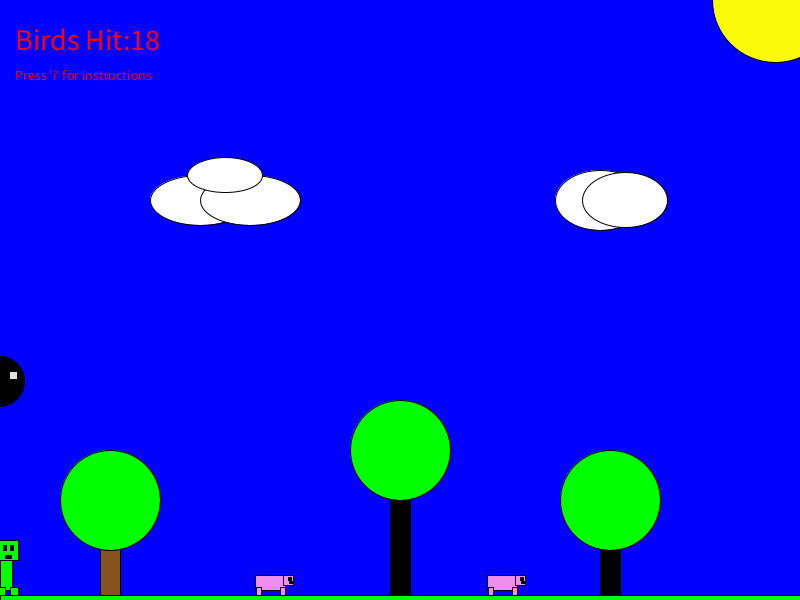
Frame 1 (no input)
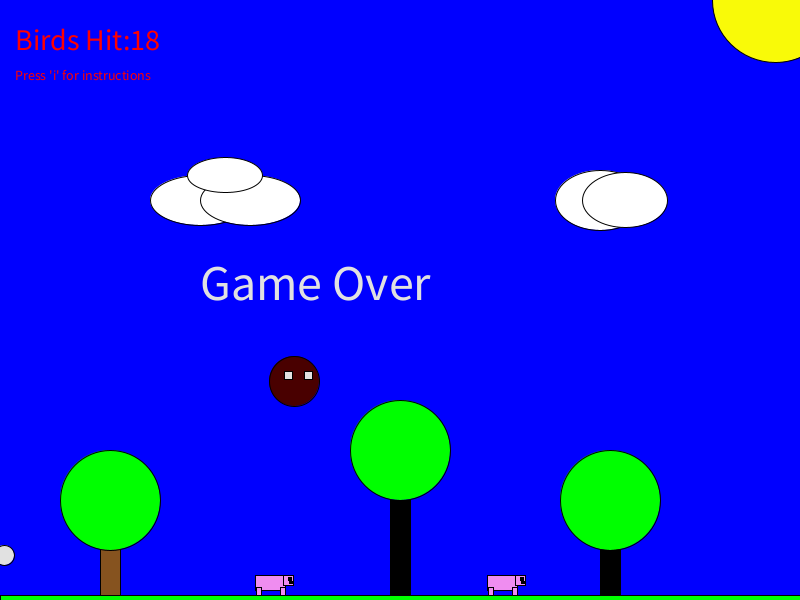
Frame 60 (the mouse pressed at the canvas centre just before this capture)
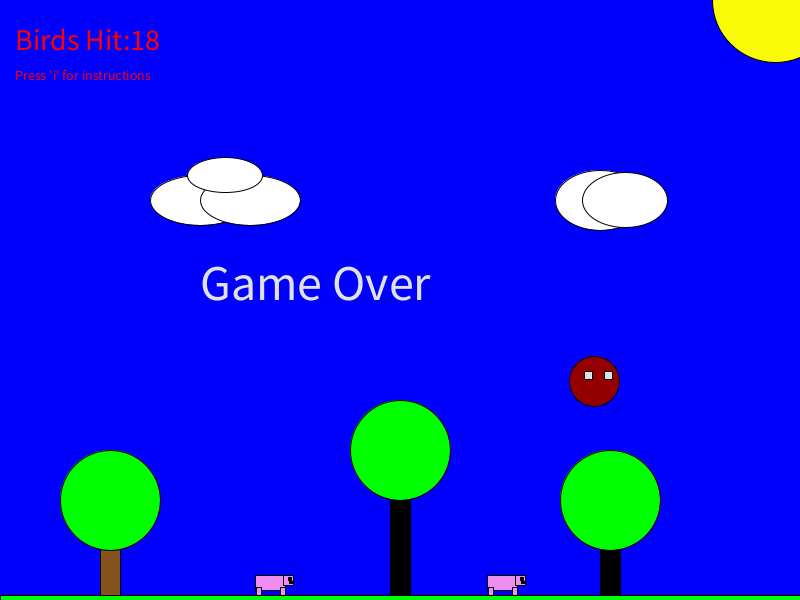
Frame 120 (the mouse held since frame 60 and released just before this capture)

The Processing sketch that drew these frames (run headless with seeded random() and noise(); from frame 60 on, the mouse is pressed at the canvas centre):

// Processing sketch: processing_103892
// ── processing_103892.pde

float treeXPosition = 600.0;
int launchPosition = -1;
int altitude = 0;
int explosionPosition = -1;
int pig1Position = (int) random (100, 700);
int pig2Position = (int) random (100, 700);
int birdAltitude = (int)random(25, 400);
int poop = birdAltitude;
int birdPosition = -1;
int birdPositionMax = 800;
int score = 18 ;
int cPosition = 0;
int poopPosition = -1;
int gameOver = 0;
int sPosition = 900;
int sRandom = (int) random (1, 20);
int wrPos = 900;
int wlPos = -100;
int explosionLength = 10; // number frame the explosion will last
int explosionLeft;
int wlyPos = 550;
int wryPos = 550;
int gyPos = 500;
int gxPos = 100;
int yFireBall = 200;
int xFireBall = -1;
int ghastHealth = 20;
int pmPos = 900;
color ghastColor = (225);
boolean gxFiring = false;

boolean triggerSteve = false;

void keyPressed() {
  if (key == ' ') {
    explosionLeft = explosionLength;
    explosionPosition = cPosition;
    if ((explosionPosition >= (pig1Position - 50)) && (explosionPosition <= (pig1Position + 50))) {
      pig1Position = 900;
    }
    if ((explosionPosition >= (pig2Position - 50)) && (explosionPosition <= (pig2Position + 50))) {
      pig2Position = 900;
    }
    if (explosionPosition + 100 >= sPosition) {
      sPosition = 100000;
    }
    if (explosionPosition + 50 >= wrPos - 50) {
      wrPos = 100000;
    }
    if (explosionPosition - 50 <= wlPos + 50) {
      wlPos = -100000;
    }
  } else if ((key == 'f') && (launchPosition < 0)) {
    launchPosition = cPosition;
    altitude = 555;
    rect (mouseX, 565, 15, 15);
  } else {
    explosionPosition = -1;
  }
}

void drawTree(float xPosition)
{
  fill (134, 83, 31);
  rect (xPosition, 475, 20, 125);
  fill (0, 255, 0);
  ellipse (xPosition + 10, 500, 100, 100);
}

void setup()
{
  noCursor ();
  size (800, 600);
  background(0, 0, 300);
  drawTree(100);
  fill (0, 255, 0);
  ellipse (400, 450, 100, 100);
  fill (0, 0, 0);
  rect (390, 500, 20, 200);
  fill (255, 255, 255);
  ellipse (200, 200, 100, 50);
  ellipse (250, 200, 100, 50);
  ellipse (225, 175, 75, 35);
  fill (0, 255, 0);
  fill (0, 0, 0);
  rect (treeXPosition, 475, 20, 125);
  fill (0, 255, 0);
  ellipse (treeXPosition + 10, 500, 100, 100);
  rect (0, 595, 800, 15);
  drawPiggy (pig1Position);
  drawPiggy (pig2Position);
  fill (249, 250, 8);
  ellipse (775, 0, 125, 125);
  drawCloud (600, 200, 90, 60);
  frameRate (60);
  
}

void draw () {
  if (explosionPosition != -1) {
    //return;
  }
  creeper(cPosition);
  if (key == 'd' && keyPressed && score != 20 && ghastHealth > 0) {
    if (cPosition < pig1Position && cPosition < pig2Position)
    {
      cPosition = cPosition + 5;
    }
  }
  if (key == 'a' && keyPressed && score != 20 && ghastHealth > 0)
  {
    cPosition = cPosition - 5;
  }
  if ((poopPosition < 0) && (cPosition <= birdPosition)) {
    poopPosition = birdPosition;
    poop = birdAltitude;
  }
  if ((int)score == sRandom)
  {
    sPosition = sPosition - 10;
    drawSteve(sPosition);
  }
  if (sPosition <= cPosition && sPosition >= cPosition - 100) {

    cPosition = 10000;
    textSize (40);
    gameOver = gameOver + 1;
  }

  if (explosionLeft > 0) {
    drawExplosion();
    explosionLeft--;
  }

  if (launchPosition >= 0) {
    float r = random (225);
    float g = random (225);
    float b = random (225);
    fill (r, g, b);
    ellipse (launchPosition, altitude, 20, 20);
    altitude = altitude - 5;
    if (altitude < 0) {
      launchPosition = -1;
    }
  }
  if (birdPosition >= birdPositionMax && score < 20) {
    birdPosition = 0;
    birdAltitude= (int)random(20, 80);
    birdAltitude= birdAltitude*5;
    if (poop > 600) {
      poopPosition = -1;
    }
  }

  fill (birdPosition/4, 0, 0);
  ellipse (birdPosition, birdAltitude, 50, 50);
  fill (225, 225, 225);
  rect (birdPosition + 10, birdAltitude - 10, 8, 8);
  rect (birdPosition - 10, birdAltitude - 10, 8, 8);
  birdPosition = birdPosition + 5;
  if (launchPosition >= ((birdPosition - 50)) && ((launchPosition <= (birdPosition + 50)) && ((altitude == (birdAltitude)))))
  {
    fill (255, 0, 0);
    ellipse (birdPosition, birdAltitude, 100, 100);
    birdAltitude = birdAltitude -50;
    birdPosition = 0;
    altitude = -40;
    score = score + 1;
  }


  if (score == 10) {
    fill (0);
    textSize (50);
    text("SSSSSssss... good jawb!!!", 100, 300);
    text("To continue hit another bird", 100, 350);
  }
  if (poopPosition >= 0) {

    ellipse (poopPosition, poop, 20, 20);
    poop = poop + 3;
  }
  if (((poopPosition <= (cPosition + 10)) && (poopPosition >= (cPosition - 1)) && (poop >= 540)) && (poop <= 590) && score < 19) {
    gameOver = gameOver + 1;
    cPosition = 700000;
  }
  if (gameOver >= 1) {
    textSize (50);
    text ("Game Over", 200, 300);
  }
  if ((key == 'i')&& keyPressed )
  {
    textSize (30);
    text ("A to move Left", 500, 35);
    text ("D to move Right", 500, 70);
    text ("F to fire missles", 500, 105);
    text ("Space to blow up", 500, 140);
  }
  if (score == 20) {
    if (cPosition <= 620 && cPosition < 625)
    {
      cPosition = cPosition + 5;
    }
    if (cPosition >= 620 && !triggerSteve) {
      triggerSteve = true;
      sPosition = -100;
    }

    if (triggerSteve) {
      drawSteve(sPosition); 
      sPosition = sPosition + 1;
      netherPortal();
      if (sPosition == 150)
      {
        sPosition = 100000;
        netherPortal();
      }

      if ((int) gyPos > 200 && sPosition > 100100)
      {
        ghast(gxPos, gyPos);
        gxPos = gxPos + 2;
        gyPos = gyPos - 2;
      }
    }
  }
  if ( score >= 21)
  {
    netherPortal();
  }
  if (gyPos == 210) {
    score= score + 1;
  }
  if (score > 20) {
    ghast (gxPos, gyPos);
    gxPos = gxPos + 5;
    if (gxPos > width) {
      gxPos = -100;
    }
    if (gxPos > cPosition && !gxFiring) {
      // ghast launching fireball      
      yFireBall = 200;
      xFireBall = gxPos;
      gxFiring = true;
    }     
    if (gxFiring) {
      fill (255, 0, 0);      
      ellipse (xFireBall, yFireBall, 50, 50);
      yFireBall = yFireBall + 3;
    }
    if (yFireBall >= height) {
      gxFiring = false;
    }
  
  }
if (((xFireBall <= (cPosition + 150)) && (xFireBall >= (cPosition - 150)) && (yFireBall >= 580)) && (yFireBall <= 590)) {
    gameOver = gameOver + 1;
    cPosition = 700000;
    
   
}
if (launchPosition >= ((gxPos - 50)) && ((launchPosition <= (gxPos + 200)) && ((altitude == (gyPos)))))
{
  launchPosition = 4000;
  ghastHealth = ghastHealth - 1;
  ghastColor = color (225, 0 , 0);
}else{
  ghastColor =color(255);
}
if (ghastHealth < 1)
{
  gxPos = -1000000;
}
if (yFireBall >= 580 && yFireBall <= 590)
{
  ellipse (xFireBall, 585, 100, 100);
}  
 if ((int) ghastHealth < 15) 
{
 zombiePigman(pmPos);
pmPos = pmPos - 7;
if (pmPos < cPosition)
{
  gameOver = gameOver + 1;
  cPosition = 10000;
}
}
if (pmPos < explosionPosition + 100)
{
  pmPos = 10000;
}
  


if ((int) sRandom == score) {
  wlPos = wlPos + 1;
  wrPos = wrPos - 1;
  drawLeftWolf (wlPos, wlyPos);
  drawWolf (wrPos, wryPos);
  if (wlPos > cPosition)
  {
    gameOver = gameOver + 1;
    cPosition = -10000;
    wlPos = wlPos;
    if (wlyPos > 500) {
      wlyPos = wlyPos - 3;
    } else {
      wlyPos = 550;
    }
  }
  if (wrPos < cPosition)
  {
    gameOver = gameOver + 1;
    cPosition = 10000;
    wrPos = wrPos + 3;

    if (wryPos > 500) {
      wryPos = wryPos - 3;
    }
    else
    {
      wryPos = 550;
    }
  }
  if (wrPos > 90000) {
    wlPos = wlPos + 10;
  }
  if (wlPos < -90000) {
    wrPos = wrPos - 10;
  }
  if ((int)ghastHealth == 0)
  {
  pmPos = 100000;
}



}
fill (255, 0, 0);
textSize (14);
text ("Press 'i' for instructions", 15, 80);
textSize (30);
text ("Birds Hit:" + score, 15, 50);
}

void creeper (float cPosition) {
  setup ();
  fill(0, 255, 0);
  rect (cPosition, 550, 12, 40);
  rect (cPosition - 3, 587, 8, 8);
  rect (cPosition + 10, 587, 8, 8);
  rect (cPosition - 2, 540, 20, 20);
  fill (0, 0, 0);
  rect (cPosition + 3, 545, 3, 5);
  rect (cPosition + 10, 545, 3, 5);
  rect (cPosition + 5, 555, 6, 3);
}
void drawCloud(float xPosition, float yPosition, float cloudwidth, float cloudheight)
{
  fill (255, 255, 255);
  ellipse (xPosition, yPosition, cloudwidth, cloudheight);
  ellipse (xPosition + 25, yPosition, cloudwidth - 5, cloudheight - 5);
}
void drawPiggy (float xPos)
{
  if (xPos >= 0) {
    fill (239, 141, 240);
    rect (xPos, 575, 30, 15);
    rect (xPos + 1, 587, 5, 8);
    rect (xPos + 25, 587, 5, 8);
    rect (xPos + 28, 575, 10, 10);
    fill (0, 0, 0);
    rect (xPos + 33, 577, 3, 3);
    rect (xPos + 34, 581, 4, 2);
  }
}
void drawSteve (float sPosition)
{
  fill (50, 249, 227);
  rect (sPosition, 530, 14, 40);
  fill (0, 0, 150);
  rect (sPosition, 570, 14, 20);
  fill (144, 78, 12);
  rect (sPosition - 25, 535, 5, 23);
  fill (0);
  rect (sPosition - 5, 590, 19, 7);
  rect (sPosition - 5, 516, 24, 4);
  fill (240, 171, 68);
  rect (sPosition - 25, 544, 5, 10);
  rect (sPosition - 5, 520, 24, 24);
  fill (0, 0, 250);
  rect (sPosition - 2, 526, 4, 4);
  fill (0);


  fill (255);
  rect (sPosition-5, 535, 10, 5);

  fill (50, 249, 227);
  rect (sPosition - 20, 544, 30, 10);
  fill (188, 183, 179);
  rect (sPosition - 25, 510, 5, 30);
  triangle(sPosition - 20, 510, sPosition - 25, 510, sPosition - 23, 505);
}

void drawExplosion()
{
  fill (252, 98, 8);
  ellipse (explosionPosition, 570, 100, 100);
}


void drawWolf(float wrPos, float wryPos)
{
  fill(152, 147, 153);
  rect(wrPos, wryPos + 20, 50, 20);
  rect(wrPos, wryPos + 18, 10, 23);
  rect(wrPos + 12, wryPos + 39, 6, 9);
  rect(wrPos + 38, wryPos + 39, 6, 9);
  rect(wrPos +50, wryPos + 20, 20, 6);
  rect (wrPos - 13, wryPos + 20, 13, 15);
  rect (wrPos-20, wryPos + 30, 20, 10);
  fill (0);
  rect (wrPos - 20, wryPos + 35, 10, 2);
  rect (wrPos - 11, wryPos + 23, 6, 1);
  fill (255);
  rect (wrPos - 10, wryPos + 24, 4, 5);
  fill(0);
  triangle(wrPos - 6, wryPos + 20, wrPos + 2, wryPos +20, wrPos - 2, wryPos + 15);
}
void drawLeftWolf(float wlPos, float wlyPos)
{
  fill(152, 147, 153);
  rect(wlPos - 50, wlyPos + 20, 50, 20);
  rect(wlPos, wlyPos + 18, 10, 23);
  rect(wlPos - 12, wlyPos + 39, 6, 9);
  rect(wlPos - 38, wlyPos + 39, 6, 9);
  rect(wlPos- 70, wlyPos + 20, 20, 6);
  rect(wlPos + 10, wlyPos + 20, 13, 15);
  rect(wlPos + 10, wlyPos + 30, 20, 10);
  fill (0);
  rect(wlPos + 20, wlyPos + 35, 10, 2);
  rect(wlPos + 15, wlyPos + 23, 6, 1);
  fill(225);
  rect (wlPos + 16, wlyPos + 24, 4, 5);
  fill (0);
  triangle(wlPos + 8, wlyPos + 20, wlPos + 16, wlyPos + 20, wlPos + 10, wlyPos + 15);
}
void netherPortal()
{
  fill (149, 47, 234, 150);
  rect (100, 480, 60, 120);
  fill (0);
  rect (100, 580, 50, 50);
  rect (80, 500, 20, 120);
  rect (80, 480, 90, 20);
  rect (150, 500, 20, 120);
}
void ghast (float gPos, float gyPos)
{
  fill (ghastColor);
  rect (gPos, gyPos - 150, 150, 150);
  rect (gPos + 10, gyPos, 20, 50);
  rect (gPos + 35, gyPos, 20, 50);
  rect (gPos + 95, gyPos, 20, 50);
  rect (gPos + 120, gyPos, 20, 50);
  fill (0);
  rect (gPos + 20, gyPos - 100, 30, 5);
  rect (gPos + 100, gyPos -100, 30, 5);
  rect (gPos + 60, gyPos - 50, 40, 10);
}
void zombiePigman(float pmPos)
{
  fill (0);
  rect (pmPos, 530, 14, 40);
  fill (0, 0, 150);
  rect (pmPos, 570, 14, 20);
  fill (144, 78, 12);
  rect (pmPos - 25, 535, 5, 23);
  
  fill (255, 200, 255);
  rect (pmPos - 25, 544, 5, 10);
  rect (pmPos - 5, 520, 24, 24);
  fill (0, 0, 250);
  rect (pmPos - 5, 526, 4, 4);
  fill (0);


  fill (255);
  rect (pmPos - 8, 535, 7, 7);

  fill (50, 249, 227);
  rect (pmPos- 20, 544, 30, 10);
  fill (216, 216, 55);
  rect (pmPos - 25, 510, 5, 30);
  triangle(pmPos - 20, 510, pmPos - 25, 510, pmPos - 23, 505);
}
